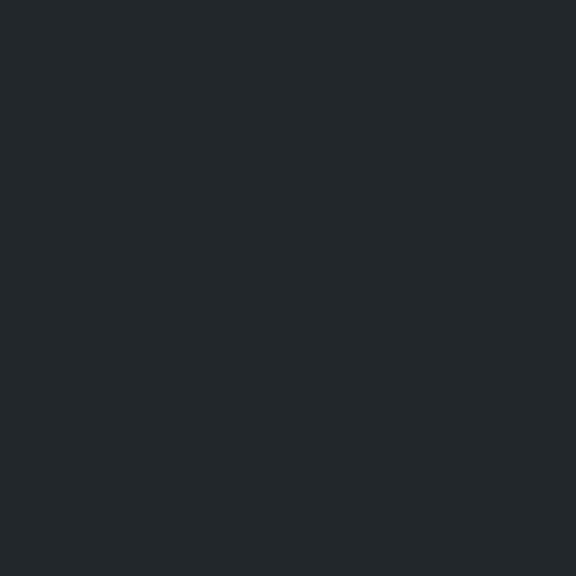

A 2D game scene composited from a Tiled map and its tileset images. What follows is a short description and the map's XML, with each tile layer's data collapsed to a summary:
An orthogonal 36x36 tile map with 16x16 px tiles, 5 tile layers (background, decor, platforms, walls, ...).

<map version="1.0" orientation="orthogonal" renderorder="right-down" width="36" height="36" tilewidth="16" tileheight="16" nextobjectid="10">
 <tileset firstgid="1" source="../../tileset.tsx" />
 <layer name="background" width="36" height="36">
  <data>[1296 cells, 1296 non-empty, 1 distinct tile ids]</data>
 </layer>
 <layer name="decor" width="36" height="36">
  <data>[1296 cells, 0 non-empty, 0 distinct tile ids]</data>
 </layer>
 <layer name="platforms" width="36" height="36">
  <data>[1296 cells, 0 non-empty, 0 distinct tile ids]</data>
 </layer>
 <layer name="walls" width="36" height="36">
  <data>[1296 cells, 0 non-empty, 0 distinct tile ids]</data>
 </layer>
 <layer name="overlay" width="36" height="36">
  <data>[1296 cells, 0 non-empty, 0 distinct tile ids]</data>
 </layer>
 <objectgroup name="objects" />
</map>
